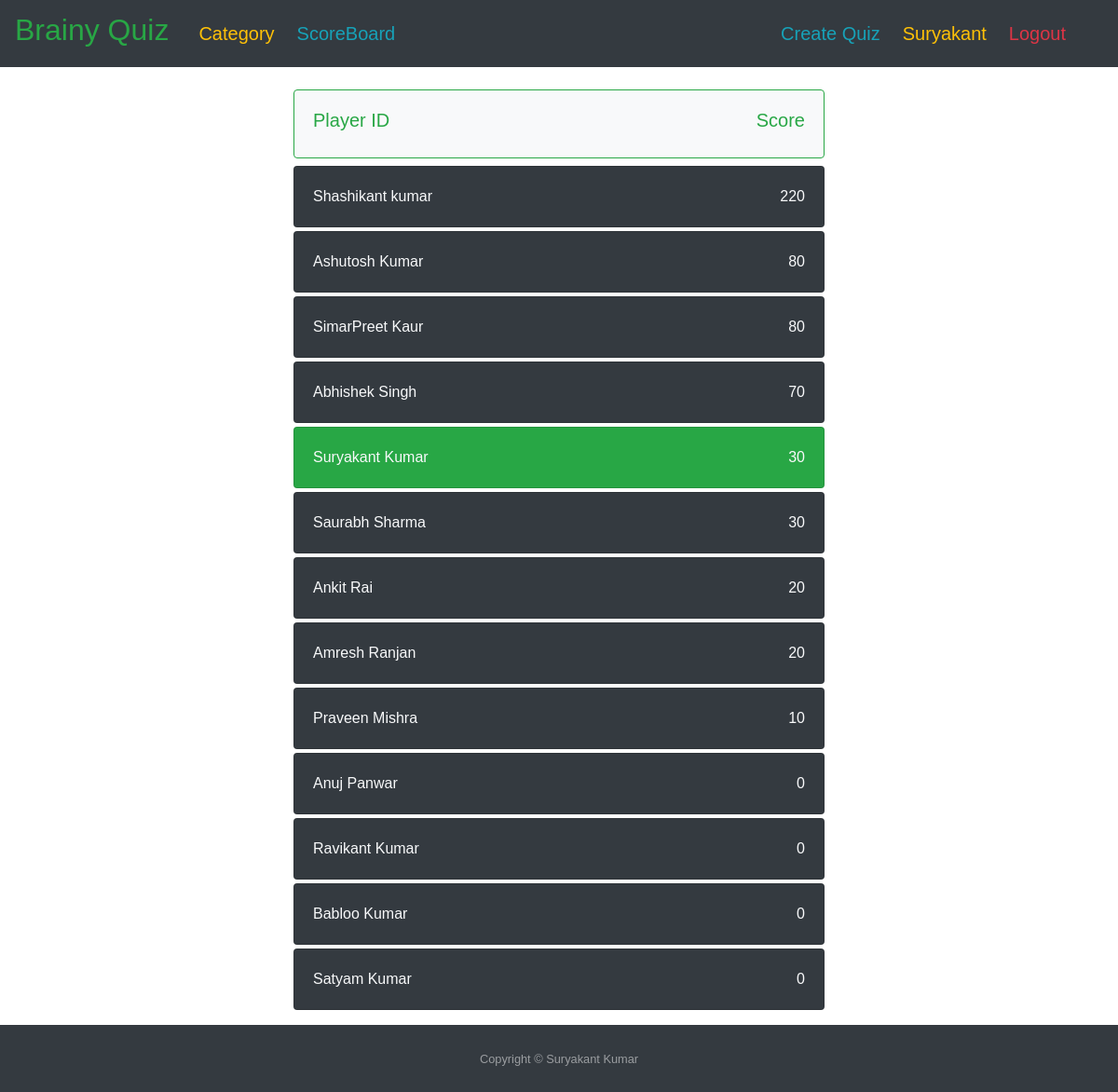
Screenshot of /scoreboard/ (signed in) with the database file from the repository.
### quiz/models.py (models this page shows, shortened)
class Scoreboard(models.Model):
    score = models.IntegerField(default=0)
    player = models.ForeignKey(User, null=False, blank=False, on_delete=models.CASCADE)
    class Meta:
        ordering = ['-score']

### quiz/views.py (the view)
# urls.py: path('scoreboard/', views.score_board, name='scoreboard'),
@login_required
def score_board(request, serializer='json'):
    scoreboard = Scoreboard.objects.select_related('player')
    template = "quiz/scoreboard.html"
    context = {"scoreboard": scoreboard}
    return render(request, template, context)

### quiz/templates/quiz/scoreboard.html (shortened to what this page needs)
{% extends "base.html" %}
{% block content %}
    <div class="col-8 col-md-6 mb-3 mx-auto mt-4 mb-2">
        <div class="card border-success bg-light text-success mb-2">
            <div class="card-body">
                <div class="row">
                    <div class="col-auto mr-auto pb-0">
                        <h5>Player ID</h5>
                    </div>
                    <div class="col-auto pb-0">
                        <h5>Score</h5>
                    </div>
                </div>
            </div>
        </div>
        {% for each_score in scoreboard %}
            {% if each_score.player == user %}
                <div class="card bg-success text-light mb-1">
            {% else %}
                <div class="card bg-dark text-light mb-1">
            {% endif %}
        <div class="card-body">
            <div class="row">
                <div class="col-auto mr-auto pb-0">
                    {{ each_score.player.first_name }} {{ each_score.player.last_name }}
                </div>
                <div class="col-auto pb-0">{{ each_score.score }}</div>
            </div>
        </div>
        </div>
        {% endfor %}
        </div>
{% endblock %}

### templates/navbar.html (shortened to what this page needs)
<nav style="font-family: Comic Sans MS, cursive, sans-serif;" class="navbar navbar-dark bg-dark navbar-expand-lg">
    <a class="navbar-brand text-success mr-4" href="/">
        <h2>Brainy Quiz</h2>
    </a>
    <div class="collapse navbar-collapse" id="navbarSupportedContent">
        <ul class="navbar-nav mr-auto">
            <li class="nav-item active">
                <a class="nav-link mr-2 pb-0 text-warning" href="{% url 'category-list' %}">
                    <h5>Category</h5>
                </a>
            </li>
            <li class="nav-item active">
                <a class="nav-link mr-2 pb-0 text-info" href="{% url 'scoreboard' %}">
                    <h5>ScoreBoard</h5>
                </a>
            </li>
        </ul>
        <div class="navbar-nav mr-4">
            {% if user.is_authenticated %}
                <a class="nav-item nav-link active text-info pb-0 mr-2" href="{% url 'quiz-create' %}">
                    <h5>Create
                        Quiz</h5>
                </a>
                <a class="nav-item nav-link active text-warning pb-0 mr-2" href="{% url 'profile' %}">
                    <h5>{{ user.first_name }}</h5>
                </a>
                <a class="nav-item nav-link active text-danger pb-0 mr-2" href="{% url 'logout' %}">
                    <h5>Logout</h5>
                </a>
            {% endif %}
        </div>
    </div>
</nav>

### rows the page displays
Scoreboard: player.first_name "Shashikant", player.last_name "kumar", score "220"
Scoreboard: player.first_name "Ashutosh", player.last_name "Kumar", score "80"
Scoreboard: player.first_name "SimarPreet", player.last_name "Kaur", score "80"
Scoreboard: player.first_name "Abhishek", player.last_name "Singh", score "70"
Scoreboard: player.first_name "Suryakant", player.last_name "Kumar", score "30"
Scoreboard: player.first_name "Saurabh", player.last_name "Sharma", score "30"
Scoreboard: player.first_name "Ankit", player.last_name "Rai", score "20"
Scoreboard: player.first_name "Amresh", player.last_name "Ranjan", score "20"
Scoreboard: player.first_name "Praveen", player.last_name "Mishra", score "10"
Scoreboard: player.first_name "Anuj", player.last_name "Panwar", score "0"
Scoreboard: player.first_name "Ravikant", player.last_name "Kumar", score "0"
Scoreboard: player.first_name "Babloo", player.last_name "Kumar", score "0"
Scoreboard: player.first_name "Satyam", player.last_name "Kumar", score "0"

### other values shown
{{ user.first_name }} "Suryakant"
